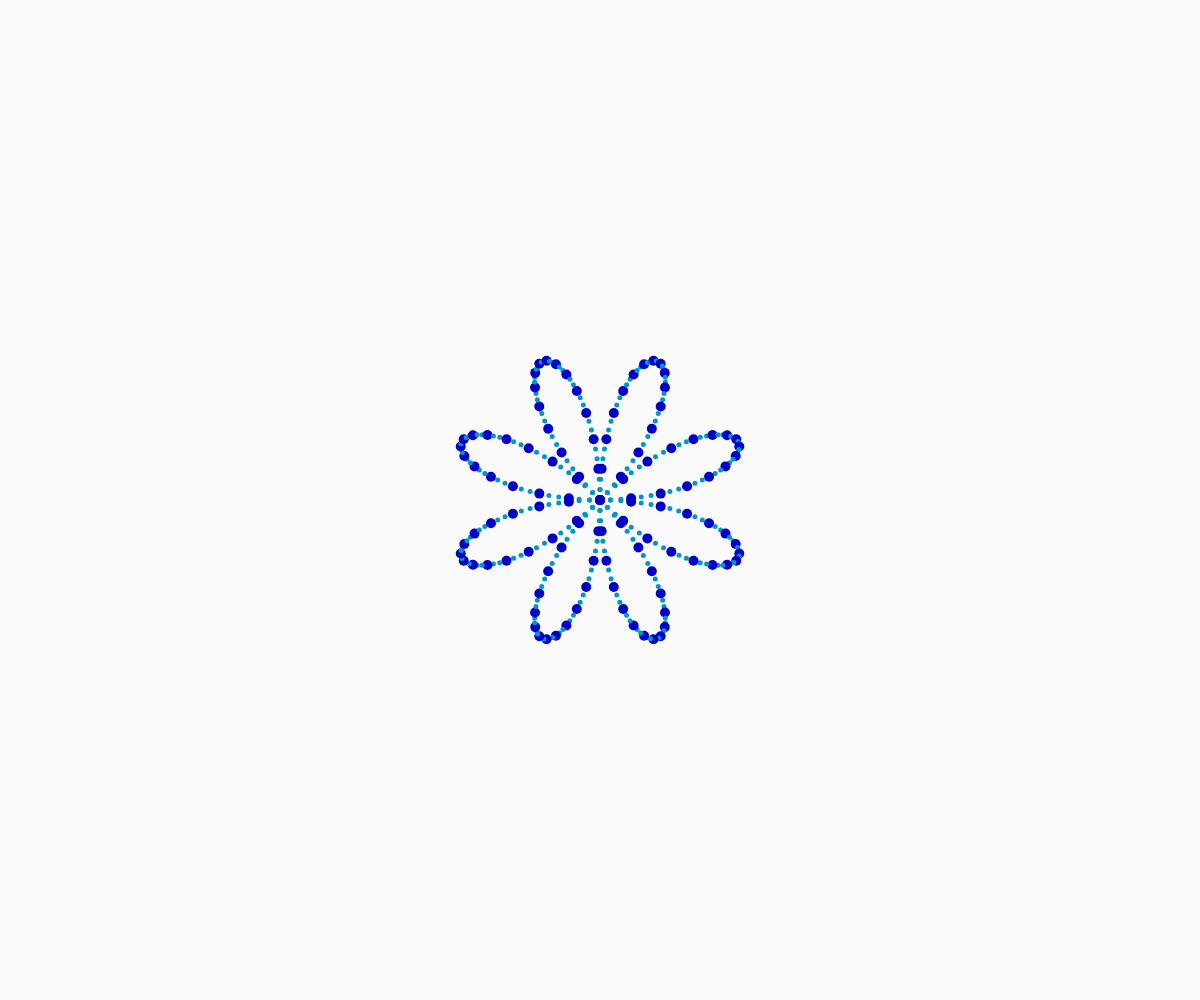
Frame 1 (no input)
Frame 60 (no input): identical to frame 1, image omitted
Frame 120 (the mouse pressed at the canvas centre since frame 60): identical to frame 1, image omitted

The p5.js sketch that drew this single still picture (run headless with seeded random() and noise() and a simulated clock; from frame 60 on, the mouse is pressed at the canvas centre):

// p5.js sketch
// ── sketch.js
// http://blog.livedoor.jp/reona396/archives/55747957.html

/**
 * はじめに一度だけ動く処理
 */
function setup() {
  createCanvas(window.innerWidth, window.innerHeight); 
}

/**
 * 毎回動く処理
 */
function draw() {
  background(250, 250, 250);
  
  push();
  translate(width / 2, height / 2); // pushからpopの間で(0, 0)を画面の左上から真ん中に
  
  let d = 10;
  let num = 360;
  let t = 4;
  for (let i = 0; i < num; i++) {
    noStroke();
    if (i % 3 == 0) {
      fill(0, 0, 200);
      d = 10;
    } else {
      fill(0, 150, 200);
      d = 5;
    }
    let R = 150 * abs(sin(radians(i * t)));
    let x = R * cos(radians(i * 360 / num));
    let y = R * sin(radians(i * 360 / num));
    ellipse(x, y, d, d);
  }
  
  pop();
}

function windowResized() {
  resizeCanvas(window.innerWidth, window.innerHeight); 
}
